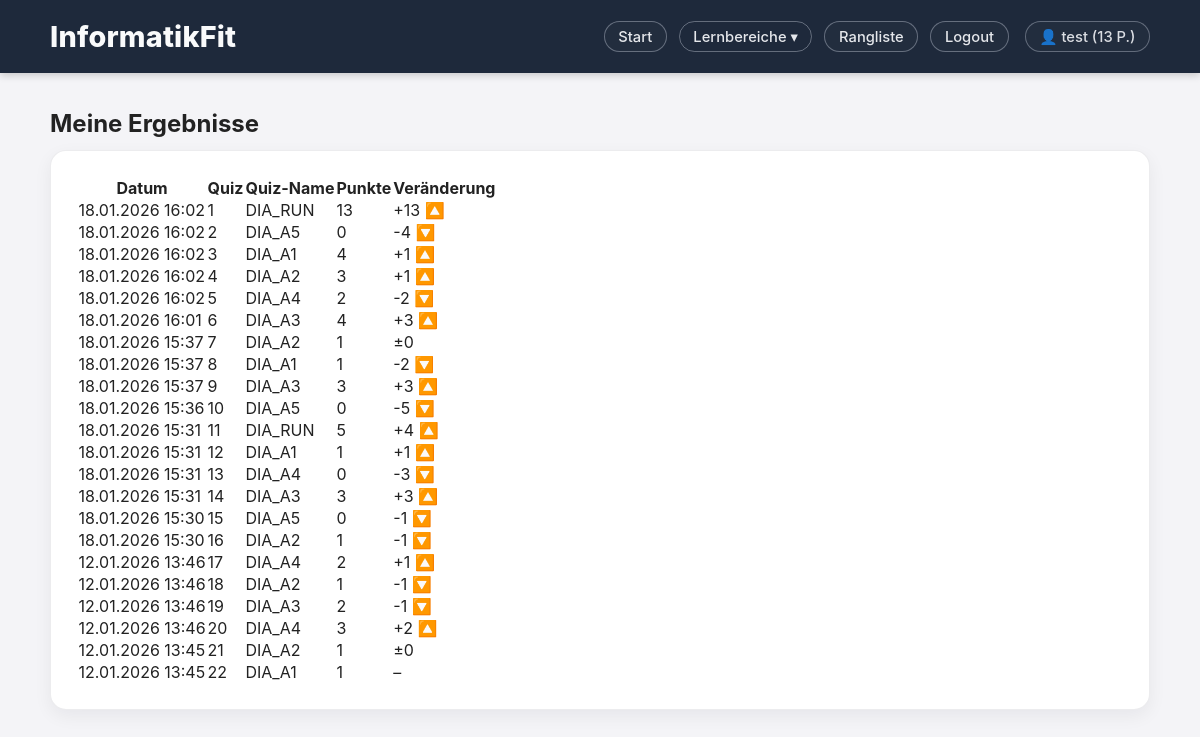
The app's page /me/results (signed in) with its own data.
### models.py (models this page shows, shortened)
class User(db.Model, UserMixin):
    __tablename__ = "users"
    id = db.Column(db.Integer, primary_key=True)
    username = db.Column(db.String(80), unique=True, nullable=False)
    password_hash = db.Column(db.String(255), nullable=False)
    total_points = db.Column(db.Integer, nullable=False, default=0)
    role = db.Column(db.String(20), nullable=False, default="student")
    results = db.relationship("Result", backref="user", lazy=True, cascade="all, delete-orphan")

class Result(db.Model):
    __tablename__ = "results"
    id = db.Column(db.Integer, primary_key=True)
    quiz_name = db.Column(db.String(50), nullable=False)
    points = db.Column(db.Integer, nullable=False, default=0)
    created_at = db.Column(db.DateTime, nullable=False, default=datetime.utcnow)
    user_id = db.Column(db.Integer, db.ForeignKey("users.id"), nullable=False)

### app.py (the view)
@app.route("/me/results")
@login_required
def my_results():
    results = Result.query.filter_by(user_id=current_user.id).order_by(Result.created_at.desc()).all()
    return render_template("my_results.html", results=results)

### app.py (called while the page is built)
@login_manager.user_loader
def load_user(user_id):
    return User.query.get(int(user_id))

### templates/my_results.html (shortened to what this page needs)
{% extends "base.html" %}
{% block content %}
<h2 class="mb-3">Meine Ergebnisse</h2>
{% if results %}
  <div class="card p-3">
    <table class="table align-middle">
      <thead>
        <tr>
          <th>Datum</th>
          <th>Quiz</th>
          <th>Quiz-Name</th>
          <th>Punkte</th>
          <th>Veränderung</th>
        </tr>
      </thead>
      <tbody>
        {% for r in results %}
          {% set prev = None %}
          {% set diff = None %}
          {% if not loop.last %}
            {% set prev = results[loop.index] %}
            {% set diff = r.points - prev.points %}
          {% endif %}
          <tr>
            <td>{{ r.created_at.strftime("%d.%m.%Y %H:%M") }}</td>
            <td>{{ loop.index }}</td>
            <td>{{ r.quiz_name }}</td>
            <td>{{ r.points }}</td>
            <td>
              {% if diff is not none %}
                {% if diff > 0 %}
                  <span class="text-success">+{{ diff }} 🔼</span>
                {% elif diff < 0 %}
                  <span class="text-danger">{{ diff }} 🔽</span>
                {% else %}
                  <span class="text-secondary">±0</span>
                {% endif %}
              {% else %}
                –
              {% endif %}
            </td>
          </tr>
        {% endfor %}
      </tbody>
    </table>
  </div>
{% else %}
  <p>Noch keine Ergebnisse. Mach dein erstes Quiz! 🎯</p>
{% endif %}
{% endblock %}

### templates/base.html (shortened to what this page needs)
<!DOCTYPE html>
<html lang="de">
<head>
  <link rel="stylesheet" href="{{ url_for('static', filename='style.css') }}">
</head>
<body>
<header class="topbar">
  <div class="container topbar-row">
    <a class="brand" href="{{ url_for('home') }}">InformatikFit</a>
    <nav class="nav">
      {% if current_user.is_authenticated %}
        <a class="nav-link" href="{{ url_for('home') }}">Start</a>
        <div class="nav-dropdown">
          <button class="nav-link nav-dropdown-btn" type="button" aria-haspopup="true">
            Lernbereiche ▾
          </button>
        </div>
        <a class="nav-link" href="{{ url_for('leaderboard') }}">Rangliste</a>
        <a class="nav-link" href="{{ url_for('logout') }}">Logout</a>
        <span class="nav-link user-pill">
          👤 {{ current_user.username }} ({{ current_user.total_points }} P.)
        </span>
      {% else %}
        <a class="nav-link" href="{{ url_for('login') }}">Login</a>
        <a class="nav-link" href="{{ url_for('register') }}">Registrieren</a>
      {% endif %}
    </nav>
  </div>
</header>
<main class="container">
  {% block content %}{% endblock %}
</main>
</body>
</html>

### static/style.css (style rules this page uses)
:root { --navy: #1e293b; --navy-2: #0f172a; --bg: #f4f4f7; --text: #222; --muted: #6b7280; --blue: #1f6feb; --blue-dark: #1758c9; --line: rgba(228,235,247,0.35); --card-line: rgba(15, 23, 42, 0.08); }
* { margin: 0; padding: 0; box-sizing: border-box; font-family: -apple-system, BlinkMacSystemFont, "Segoe UI", Roboto, sans-serif; }
body { background: var(--bg); color: var(--text); min-height: 100vh; display: flex; flex-direction: column; }
.container { width: min(1100px, 92%); margin: 0 auto; }
main.container { flex: 1; padding: 2.25rem 0 3.25rem; }
.topbar { background: var(--navy); padding: 1.2rem 0; color: #f9fafb; box-shadow: 0 2px 8px rgba(0,0,0,0.2); }
.topbar-row { display:flex; align-items:center; justify-content:space-between; gap: 1rem; }
.brand { color:#f9fafb; text-decoration:none; font-weight: 800; font-size: 1.8rem; letter-spacing: .2px; }
.nav { display:flex; align-items:center; gap: .75rem; flex-wrap: wrap; }
.nav-link, .nav a { color: #e5e7eb; text-decoration: none; font-weight: 500; padding: 0.35rem 0.85rem; border-radius: 999px; border: 1px solid var(--line); font-size: 0.92rem; background: rgba(255,255,255,0.02); transition: background 0.15s ease, border-color 0.15s ease, transform 0.15s ease; }
.user-pill { margin-left: .25rem; opacity: .95; }
.nav-dropdown { position: relative; display: inline-flex; }
.nav-dropdown-btn { background: transparent; cursor: pointer; }
.card { background: #ffffff; border: 1px solid var(--card-line); border-radius: 1rem; padding: 1.55rem 1.6rem; box-shadow: 0 6px 18px rgba(15, 23, 42, 0.06); margin-bottom: 1.35rem; }
h2 { margin-bottom: 0.75rem; }

### records on screen
User: username "test", total_points "13"
Result: created_at "18.01.2026 16:02", quiz_name "DIA_RUN", points "13"
Result: created_at "18.01.2026 16:02", quiz_name "DIA_A5", points "0", diff "-4"
Result: created_at "18.01.2026 16:02", quiz_name "DIA_A1", points "4", diff "1"
Result: created_at "18.01.2026 16:02", quiz_name "DIA_A2", points "3", diff "1"
Result: created_at "18.01.2026 16:02", quiz_name "DIA_A4", points "2", diff "-2"
Result: created_at "18.01.2026 16:01", quiz_name "DIA_A3", points "4", diff "3"
Result: created_at "18.01.2026 15:37", quiz_name "DIA_A2", points "1", shows "±0"
Result: created_at "18.01.2026 15:37", quiz_name "DIA_A1", points "1", diff "-2"
Result: created_at "18.01.2026 15:37", quiz_name "DIA_A3", points "3"
Result: created_at "18.01.2026 15:36", quiz_name "DIA_A5", points "0", diff "-5"
Result: created_at "18.01.2026 15:31", quiz_name "DIA_RUN", points "5", diff "4"
Result: created_at "18.01.2026 15:31", quiz_name "DIA_A1", points "1"
Result: created_at "18.01.2026 15:31", quiz_name "DIA_A4", points "0", diff "-3"
Result: created_at "18.01.2026 15:31", quiz_name "DIA_A3", points "3"
Result: created_at "18.01.2026 15:30", quiz_name "DIA_A5", points "0", diff "-1"
Result: created_at "18.01.2026 15:30", quiz_name "DIA_A2", points "1", diff "-1"
Result: created_at "12.01.2026 13:46", quiz_name "DIA_A4", points "2", diff "1"
Result: created_at "12.01.2026 13:46", quiz_name "DIA_A2", points "1", diff "-1"
Result: created_at "12.01.2026 13:46", quiz_name "DIA_A3", points "2", diff "-1"
Result: created_at "12.01.2026 13:46", quiz_name "DIA_A4", points "3", user "2"
Result: created_at "12.01.2026 13:45", quiz_name "DIA_A2", points "1", shows "±0"
Result: created_at "12.01.2026 13:45", quiz_name "DIA_A1", points "1"
